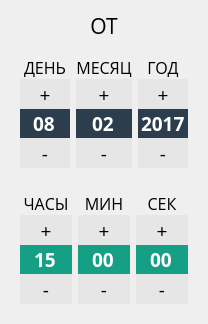
    <widget class="QFrame" name="frame">
     <property name="frameShape">
      <enum>QFrame::NoFrame</enum>
     </property>
     <property name="frameShadow">
      <enum>QFrame::Raised</enum>
     </property>
     <layout class="QVBoxLayout" name="verticalLayout">
      <item>
       <widget class="QLabel" name="label_92">
        <property name="font">
         <font>
          <family>Open Sans</family>
          <pointsize>16</pointsize>
         </font>
        </property>
        <property name="text">
         <string>ОТ</string>
        </property>
        <property name="alignment">
         <set>Qt::AlignCenter</set>
        </property>
       </widget>
      </item>
      <item>
       <widget class="QFrame" name="frame_7">
        <property name="frameShape">
         <enum>QFrame::NoFrame</enum>
        </property>
        <property name="frameShadow">
         <enum>QFrame::Raised</enum>
        </property>
        <layout class="QGridLayout" name="gridLayout_9">
         <property name="verticalSpacing">
          <number>0</number>
         </property>
         <item row="4" column="0">
          <widget class="QDateEdit" name="startDay">
           <property name="minimumSize">
            <size>
             <width>50</width>
             <height>0</height>
            </size>
           </property>
           <property name="maximumSize">
            <size>
             <width>300</width>
             <height>16777215</height>
            </size>
           </property>
           <property name="font">
            <font>
             <family>Open Sans</family>
             <pointsize>14</pointsize>
             <weight>75</weight>
             <bold>true</bold>
            </font>
           </property>
           <property name="styleSheet">
            <string notr="true">QAbstractSpinBox{
background-color:rgb(44, 61, 77);
color: rgb(255 , 255, 255);
border-radius: 0px;
}

QAbstractSpinBox::drop-down {
	width:30px;
 }

QWidget{
background-color:rgb(44, 61, 77);
color: rgb(255 , 255, 255);
border-radius: 0px;
}</string>
           </property>
           <property name="alignment">
            <set>Qt::AlignCenter</set>
           </property>
           <property name="readOnly">
            <bool>false</bool>
           </property>
           <property name="buttonSymbols">
            <enum>QAbstractSpinBox::NoButtons</enum>
           </property>
           <property name="accelerated">
            <bool>true</bool>
           </property>
           <property name="keyboardTracking">
            <bool>true</bool>
           </property>
           <property name="showGroupSeparator" stdset="0">
            <bool>true</bool>
           </property>
           <property name="maximumDate">
            <date>
             <year>2027</year>
             <month>12</month>
             <day>31</day>
            </date>
           </property>
           <property name="minimumDate">
            <date>
             <year>2000</year>
             <month>12</month>
             <day>31</day>
            </date>
           </property>
           <property name="currentSection">
            <enum>QDateTimeEdit::DaySection</enum>
           </property>
           <property name="displayFormat">
            <string>dd</string>
           </property>
           <property name="calendarPopup">
            <bool>false</bool>
           </property>
           <property name="date">
            <date>
             <year>2017</year>
             <month>2</month>
             <day>8</day>
            </date>
           </property>
          </widget>
         </item>
         <item row="1" column="2">
          <widget class="QPushButton" name="startYearUp">
           <property name="minimumSize">
            <size>
             <width>50</width>
             <height>30</height>
            </size>
           </property>
           <property name="font">
            <font>
             <family>Open Sans</family>
             <pointsize>14</pointsize>
            </font>
           </property>
           <property name="styleSheet">
            <string notr="true">background-color: rgb(230, 230, 230);
color: rgb(0, 0, 0);
border-radius: 0px;</string>
           </property>
           <property name="text">
            <string>+</string>
           </property>
          </widget>
         </item>
         <item row="5" column="2">
          <widget class="QPushButton" name="startYearDown">
           <property name="minimumSize">
            <size>
             <width>50</width>
             <height>30</height>
            </size>
           </property>
           <property name="font">
            <font>
             <family>Open Sans</family>
             <pointsize>14</pointsize>
            </font>
           </property>
           <property name="styleSheet">
            <string notr="true">background-color: rgb(230, 230, 230);
color: rgb(0, 0, 0);
border-radius: 0px;</string>
           </property>
           <property name="text">
            <string>-</string>
           </property>
          </widget>
         </item>
         <item row="1" column="0">
          <widget class="QPushButton" name="startDayUp">
           <property name="minimumSize">
            <size>
             <width>50</width>
             <height>30</height>
            </size>
           </property>
           <property name="font">
            <font>
             <family>Open Sans</family>
             <pointsize>14</pointsize>
            </font>
           </property>
           <property name="styleSheet">
            <string notr="true">background-color: rgb(230, 230, 230);
color: rgb(0, 0, 0);
border-radius: 0px;</string>
           </property>
           <property name="text">
            <string>+</string>
           </property>
          </widget>
         </item>
         <item row="5" column="0">
          <widget class="QPushButton" name="startDayDown">
           <property name="minimumSize">
            <size>
             <width>50</width>
             <height>30</height>
            </size>
           </property>
           <property name="font">
            <font>
             <family>Open Sans</family>
             <pointsize>14</pointsize>
            </font>
           </property>
           <property name="styleSheet">
            <string notr="true">background-color: rgb(230, 230, 230);
color: rgb(0, 0, 0);
border-radius: 0px;</string>
           </property>
           <property name="text">
            <string>-</string>
           </property>
          </widget>
         </item>
         <item row="5" column="1">
          <widget class="QPushButton" name="startMonthDown">
           <property name="minimumSize">
            <size>
             <width>50</width>
             <height>30</height>
            </size>
           </property>
           <property name="font">
            <font>
             <family>Open Sans</family>
             <pointsize>14</pointsize>
            </font>
           </property>
           <property name="styleSheet">
            <string notr="true">background-color: rgb(230, 230, 230);
color: rgb(0, 0, 0);
border-radius: 0px;</string>
           </property>
           <property name="text">
            <string>-</string>
           </property>
          </widget>
         </item>
         <item row="4" column="1">
          <widget class="QDateEdit" name="startMonth">
           <property name="minimumSize">
            <size>
             <width>50</width>
             <height>0</height>
            </size>
           </property>
           <property name="maximumSize">
            <size>
             <width>300</width>
             <height>16777215</height>
            </size>
           </property>
           <property name="font">
            <font>
             <family>Open Sans</family>
             <pointsize>14</pointsize>
             <weight>75</weight>
             <bold>true</bold>
            </font>
           </property>
           <property name="styleSheet">
            <string notr="true">QAbstractSpinBox{
background-color:rgb(44, 61, 77);
color: rgb(255 , 255, 255);
border-radius: 0px;
}

QAbstractSpinBox::drop-down {
	width:30px;
 }

QWidget{
background-color:rgb(44, 61, 77);
color: rgb(255 , 255, 255);
border-radius: 0px;
}</string>
           </property>
           <property name="alignment">
            <set>Qt::AlignCenter</set>
           </property>
           <property name="readOnly">
            <bool>false</bool>
           </property>
           <property name="buttonSymbols">
            <enum>QAbstractSpinBox::NoButtons</enum>
           </property>
           <property name="accelerated">
            <bool>true</bool>
           </property>
           <property name="keyboardTracking">
            <bool>true</bool>
           </property>
           <property name="showGroupSeparator" stdset="0">
            <bool>true</bool>
           </property>
           <property name="maximumDate">
            <date>
             <year>2027</year>
             <month>12</month>
             <day>31</day>
            </date>
           </property>
           <property name="minimumDate">
            <date>
             <year>2000</year>
             <month>12</month>
             <day>31</day>
            </date>
           </property>
           <property name="currentSection">
            <enum>QDateTimeEdit::MonthSection</enum>
           </property>
           <property name="displayFormat">
            <string>MM</string>
           </property>
           <property name="calendarPopup">
            <bool>false</bool>
           </property>
           <property name="date">
            <date>
             <year>2017</year>
             <month>2</month>
             <day>8</day>
            </date>
           </property>
          </widget>
         </item>
         <item row="1" column="1">
          <widget class="QPushButton" name="startMonthUp">
           <property name="minimumSize">
            <size>
             <width>50</width>
             <height>30</height>
            </size>
           </property>
           <property name="font">
            <font>
             <family>Open Sans</family>
             <pointsize>14</pointsize>
            </font>
           </property>
           <property name="styleSheet">
            <string notr="true">background-color: rgb(230, 230, 230);
color: rgb(0, 0, 0);
border-radius: 0px;</string>
           </property>
           <property name="text">
            <string>+</string>
           </property>
          </widget>
         </item>
         <item row="4" column="2">
          <widget class="QDateEdit" name="startYear">
           <property name="minimumSize">
            <size>
             <width>50</width>
             <height>0</height>
            </size>
           </property>
           <property name="maximumSize">
            <size>
             <width>300</width>
             <height>16777215</height>
            </size>
           </property>
           <property name="font">
            <font>
             <family>Open Sans</family>
             <pointsize>14</pointsize>
             <weight>75</weight>
             <bold>true</bold>
            </font>
           </property>
           <property name="styleSheet">
            <string notr="true">QAbstractSpinBox{
background-color:rgb(44, 61, 77);
color: rgb(255 , 255, 255);
border-radius: 0px;
}

QAbstractSpinBox::drop-down {
	width:30px;
 }

QWidget{
background-color:rgb(44, 61, 77);
color: rgb(255 , 255, 255);
border-radius: 0px;
}</string>
           </property>
           <property name="alignment">
            <set>Qt::AlignCenter</set>
           </property>
           <property name="readOnly">
            <bool>false</bool>
           </property>
           <property name="buttonSymbols">
            <enum>QAbstractSpinBox::NoButtons</enum>
           </property>
           <property name="accelerated">
            <bool>true</bool>
           </property>
           <property name="keyboardTracking">
            <bool>true</bool>
           </property>
           <property name="showGroupSeparator" stdset="0">
            <bool>true</bool>
           </property>
           <property name="maximumDate">
            <date>
             <year>2027</year>
             <month>12</month>
             <day>31</day>
            </date>
           </property>
           <property name="minimumDate">
            <date>
             <year>2000</year>
             <month>12</month>
             <day>31</day>
            </date>
           </property>
           <property name="currentSection">
            <enum>QDateTimeEdit::YearSection</enum>
           </property>
           <property name="displayFormat">
            <string>yyyy</string>
           </property>
           <property name="calendarPopup">
            <bool>false</bool>
           </property>
           <property name="date">
            <date>
             <year>2017</year>
             <month>2</month>
             <day>8</day>
            </date>
           </property>
          </widget>
         </item>
         <item row="0" column="2">
          <widget class="QLabel" name="label_79">
           <property name="font">
            <font>
             <family>Open Sans</family>
             <pointsize>12</pointsize>
            </font>
           </property>
           <property name="text">
            <string>ГОД</string>
           </property>
           <property name="alignment">
            <set>Qt::AlignCenter</set>
           </property>
          </widget>
         </item>
         <item row="0" column="0">
          <widget class="QLabel" name="label_77">
           <property name="font">
            <font>
             <family>Open Sans</family>
             <pointsize>12</pointsize>
            </font>
           </property>
           <property name="text">
            <string>ДЕНЬ</string>
           </property>
           <property name="alignment">
            <set>Qt::AlignCenter</set>
           </property>
          </widget>
         </item>
         <item row="0" column="1">
          <widget class="QLabel" name="label_78">
           <property name="font">
            <font>
             <family>Open Sans</family>
             <pointsize>12</pointsize>
            </font>
           </property>
           <property name="text">
            <string>МЕСЯЦ</string>
           </property>
           <property name="alignment">
            <set>Qt::AlignCenter</set>
           </property>
          </widget>
         </item>
        </layout>
       </widget>
      </item>
      <item>
       <widget class="QFrame" name="frame_6">
        <property name="frameShape">
         <enum>QFrame::NoFrame</enum>
        </property>
        <property name="frameShadow">
         <enum>QFrame::Raised</enum>
        </property>
        <layout class="QGridLayout" name="gridLayout_7">
         <property name="verticalSpacing">
          <number>0</number>
         </property>
         <item row="8" column="0">
          <widget class="QPushButton" name="startHourDown">
           <property name="minimumSize">
            <size>
             <width>50</width>
             <height>30</height>
            </size>
           </property>
           <property name="font">
            <font>
             <family>Open Sans</family>
             <pointsize>14</pointsize>
            </font>
           </property>
           <property name="styleSheet">
            <string notr="true">background-color: rgb(230, 230, 230);
color: rgb(0, 0, 0);
border-radius: 0px;</string>
           </property>
           <property name="text">
            <string>-</string>
           </property>
          </widget>
         </item>
         <item row="8" column="1">
          <widget class="QPushButton" name="startMinDown">
           <property name="minimumSize">
            <size>
             <width>50</width>
             <height>30</height>
            </size>
           </property>
           <property name="font">
            <font>
             <family>Open Sans</family>
             <pointsize>14</pointsize>
            </font>
           </property>
           <property name="styleSheet">
            <string notr="true">background-color: rgb(230, 230, 230);
color: rgb(0, 0, 0);
border-radius: 0px;</string>
           </property>
           <property name="text">
            <string>-</string>
           </property>
          </widget>
         </item>
         <item row="8" column="2">
          <widget class="QPushButton" name="startSecDown">
           <property name="minimumSize">
            <size>
             <width>50</width>
             <height>30</height>
            </size>
           </property>
           <property name="font">
            <font>
             <family>Open Sans</family>
             <pointsize>14</pointsize>
            </font>
           </property>
           <property name="styleSheet">
            <string notr="true">background-color: rgb(230, 230, 230);
color: rgb(0, 0, 0);
border-radius: 0px;</string>
           </property>
           <property name="text">
            <string>-</string>
           </property>
          </widget>
         </item>
         <item row="3" column="1">
          <widget class="QPushButton" name="startMinUp">
           <property name="minimumSize">
            <size>
             <width>50</width>
             <height>30</height>
            </size>
           </property>
           <property name="font">
            <font>
             <family>Open Sans</family>
             <pointsize>14</pointsize>
            </font>
           </property>
           <property name="styleSheet">
            <string notr="true">background-color: rgb(230, 230, 230);
color: rgb(0, 0, 0);
border-radius: 0px;</string>
           </property>
           <property name="text">
            <string>+</string>
           </property>
          </widget>
         </item>
         <item row="7" column="0">
          <widget class="QTimeEdit" name="startHour">
           <property name="minimumSize">
            <size>
             <width>50</width>
             <height>0</height>
            </size>
           </property>
           <property name="maximumSize">
            <size>
             <width>300</width>
             <height>16777215</height>
            </size>
           </property>
           <property name="font">
            <font>
             <family>Open Sans</family>
             <pointsize>14</pointsize>
             <weight>75</weight>
             <bold>true</bold>
            </font>
           </property>
           <property name="styleSheet">
            <string notr="true">QAbstractSpinBox {
	background-color: rgb(21, 159, 133);
	color: rgb(255, 255, 255);
	border-radius: 0px;
}
QAbstractSpinBox::drop-down {
	width:30px;
 }
QWidget{
	background-color: rgb(21, 159, 133);
	color: rgb(255, 255, 255);
	border-radius: 0px;
}</string>
           </property>
           <property name="frame">
            <bool>true</bool>
           </property>
           <property name="alignment">
            <set>Qt::AlignCenter</set>
           </property>
           <property name="readOnly">
            <bool>false</bool>
           </property>
           <property name="buttonSymbols">
            <enum>QAbstractSpinBox::NoButtons</enum>
           </property>
           <property name="showGroupSeparator" stdset="0">
            <bool>true</bool>
           </property>
           <property name="maximumDate">
            <date>
             <year>2000</year>
             <month>1</month>
             <day>1</day>
            </date>
           </property>
           <property name="minimumDate">
            <date>
             <year>2000</year>
             <month>1</month>
             <day>1</day>
            </date>
           </property>
           <property name="displayFormat">
            <string>H</string>
           </property>
           <property name="calendarPopup">
            <bool>true</bool>
           </property>
           <property name="currentSectionIndex">
            <number>0</number>
           </property>
           <property name="time">
            <time>
             <hour>15</hour>
             <minute>0</minute>
             <second>0</second>
            </time>
           </property>
          </widget>
         </item>
         <item row="7" column="1">
          <widget class="QTimeEdit" name="startMin">
           <property name="minimumSize">
            <size>
             <width>50</width>
             <height>0</height>
            </size>
           </property>
           <property name="maximumSize">
            <size>
             <width>300</width>
             <height>16777215</height>
            </size>
           </property>
           <property name="font">
            <font>
             <family>Open Sans</family>
             <pointsize>14</pointsize>
             <weight>75</weight>
             <bold>true</bold>
            </font>
           </property>
           <property name="styleSheet">
            <string notr="true">QAbstractSpinBox {
	background-color: rgb(21, 159, 133);
	color: rgb(255, 255, 255);
	border-radius: 0px;
}
QAbstractSpinBox::drop-down {
	width:30px;
 }
QWidget{
	background-color: rgb(21, 159, 133);
	color: rgb(255, 255, 255);
	border-radius: 0px;
}</string>
           </property>
           <property name="frame">
            <bool>true</bool>
           </property>
           <property name="alignment">
            <set>Qt::AlignCenter</set>
           </property>
           <property name="readOnly">
            <bool>false</bool>
           </property>
           <property name="buttonSymbols">
            <enum>QAbstractSpinBox::NoButtons</enum>
           </property>
           <property name="showGroupSeparator" stdset="0">
            <bool>true</bool>
           </property>
           <property name="maximumDate">
            <date>
             <year>2000</year>
             <month>1</month>
             <day>1</day>
            </date>
           </property>
           <property name="minimumDate">
            <date>
             <year>2000</year>
             <month>1</month>
             <day>1</day>
            </date>
           </property>
           <property name="displayFormat">
            <string>mm</string>
           </property>
           <property name="calendarPopup">
            <bool>true</bool>
           </property>
           <property name="currentSectionIndex">
            <number>0</number>
           </property>
           <property name="time">
            <time>
             <hour>15</hour>
             <minute>0</minute>
             <second>0</second>
            </time>
           </property>
          </widget>
         </item>
         <item row="7" column="2">
          <widget class="QTimeEdit" name="startSec">
           <property name="minimumSize">
            <size>
             <width>50</width>
             <height>0</height>
            </size>
           </property>
           <property name="maximumSize">
            <size>
             <width>300</width>
             <height>16777215</height>
            </size>
           </property>
           <property name="font">
            <font>
             <family>Open Sans</family>
             <pointsize>14</pointsize>
             <weight>75</weight>
             <bold>true</bold>
            </font>
           </property>
           <property name="styleSheet">
            <string notr="true">QAbstractSpinBox {
	background-color: rgb(21, 159, 133);
	color: rgb(255, 255, 255);
	border-radius: 0px;
}
QAbstractSpinBox::drop-down {
	width:30px;
 }
QWidget{
	background-color: rgb(21, 159, 133);
	color: rgb(255, 255, 255);
	border-radius: 0px;
}</string>
           </property>
           <property name="frame">
            <bool>true</bool>
           </property>
           <property name="alignment">
            <set>Qt::AlignCenter</set>
           </property>
           <property name="readOnly">
            <bool>false</bool>
           </property>
           <property name="buttonSymbols">
            <enum>QAbstractSpinBox::NoButtons</enum>
           </property>
           <property name="showGroupSeparator" stdset="0">
            <bool>true</bool>
           </property>
           <property name="maximumDate">
            <date>
             <year>2000</year>
             <month>1</month>
             <day>1</day>
            </date>
           </property>
           <property name="minimumDate">
            <date>
             <year>2000</year>
             <month>1</month>
             <day>1</day>
            </date>
           </property>
           <property name="displayFormat">
            <string>ss</string>
           </property>
           <property name="calendarPopup">
            <bool>true</bool>
           </property>
           <property name="currentSectionIndex">
            <number>0</number>
           </property>
           <property name="time">
            <time>
             <hour>15</hour>
             <minute>0</minute>
             <second>0</second>
            </time>
           </property>
          </widget>
         </item>
         <item row="3" column="0">
          <widget class="QPushButton" name="startHourUp">
           <property name="minimumSize">
            <size>
             <width>50</width>
             <height>30</height>
            </size>
           </property>
           <property name="font">
            <font>
             <family>Open Sans</family>
             <pointsize>14</pointsize>
            </font>
           </property>
           <property name="styleSheet">
            <string notr="true">background-color: rgb(230, 230, 230);
color: rgb(0, 0, 0);
border-radius: 0px;</string>
           </property>
           <property name="text">
            <string>+</string>
           </property>
          </widget>
         </item>
         <item row="3" column="2">
          <widget class="QPushButton" name="startSecUp">
           <property name="minimumSize">
            <size>
             <width>50</width>
             <height>30</height>
            </size>
           </property>
           <property name="font">
            <font>
             <family>Open Sans</family>
             <pointsize>14</pointsize>
            </font>
           </property>
           <property name="styleSheet">
            <string notr="true">background-color: rgb(230, 230, 230);
color: rgb(0, 0, 0);
border-radius: 0px;</string>
           </property>
           <property name="text">
            <string>+</string>
           </property>
          </widget>
         </item>
         <item row="2" column="2">
          <widget class="QLabel" name="label_80">
           <property name="font">
            <font>
             <family>Open Sans</family>
             <pointsize>12</pointsize>
            </font>
           </property>
           <property name="text">
            <string>СЕК</string>
           </property>
           <property name="alignment">
            <set>Qt::AlignCenter</set>
           </property>
          </widget>
         </item>
         <item row="2" column="1">
          <widget class="QLabel" name="label_81">
           <property name="font">
            <font>
             <family>Open Sans</family>
             <pointsize>12</pointsize>
            </font>
           </property>
           <property name="text">
            <string>МИН</string>
           </property>
           <property name="alignment">
            <set>Qt::AlignCenter</set>
           </property>
          </widget>
         </item>
         <item row="2" column="0">
          <widget class="QLabel" name="label_82">
           <property name="font">
            <font>
             <family>Open Sans</family>
             <pointsize>12</pointsize>
            </font>
           </property>
           <property name="text">
            <string>ЧАСЫ</string>
           </property>
           <property name="alignment">
            <set>Qt::AlignCenter</set>
           </property>
          </widget>
         </item>
        </layout>
       </widget>
      </item>
     </layout>
    </widget>
